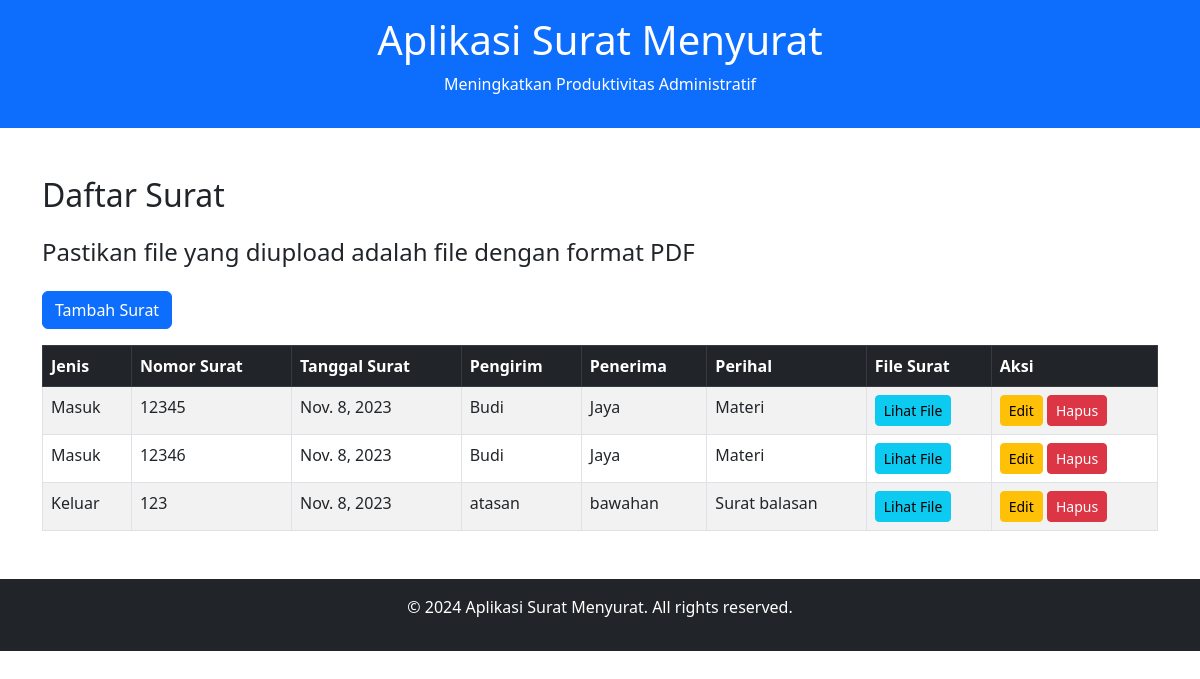
The page / on the database its author committed.
### surat/models.py (models this page shows, shortened)
class Surat(models.Model):
    JENIS_SURAT = [
        ('Masuk', 'Surat Masuk'),
        ('Keluar', 'Surat Keluar'),
    ]
    jenis = models.CharField(max_length=6, choices=JENIS_SURAT)
    nomor_surat = models.CharField(max_length=100, unique=True)
    tanggal_surat = models.DateField()
    pengirim = models.CharField(max_length=100)
    penerima = models.CharField(max_length=100)
    perihal = models.TextField()
    file_surat = models.FileField(upload_to='uploads/surat/')

### surat/views.py (the view)
# urls.py: path('', views.list_surat, name='list_surat'),
def list_surat(request):
    surat = Surat.objects.all()
    return render(request, 'surat/list_surat.html', {'surat': surat})

### surat/templates/surat/list_surat.html (shortened to what this page needs)
{% extends 'surat/base.html' %}
{% load static %}
{% block content %}
<h2 class="mb-4">Daftar Surat</h2>
<h4 class="mb-4">Pastikan file yang diupload adalah file dengan format PDF</h4>
<a href="{% url 'add_surat' %}" class="btn btn-primary mb-3">Tambah Surat</a>
<table class="table table-striped table-bordered">
    <thead class="table-dark">
        <tr>
            <th>Jenis</th>
            <th>Nomor Surat</th>
            <th>Tanggal Surat</th>
            <th>Pengirim</th>
            <th>Penerima</th>
            <th>Perihal</th>
            <th>File Surat</th>
            <th>Aksi</th>
        </tr>
    </thead>
    <tbody>
        {% for surat in surat %}
        <tr>
            <td>{{ surat.jenis }}</td>
            <td>{{ surat.nomor_surat }}</td>
            <td>{{ surat.tanggal_surat }}</td>
            <td>{{ surat.pengirim }}</td>
            <td>{{ surat.penerima }}</td>
            <td>{{ surat.perihal }}</td>
            <td>
                {% if surat.file_surat %}
                    <a href="{% url 'preview_file' surat.id %}" class="btn btn-info btn-sm">Lihat File</a>
                {% else %}
                    Tidak ada file
                {% endif %}
            </td>
            <td>
                <a href="{% url 'edit_surat' surat.id %}" class="btn btn-sm btn-warning">Edit</a>
                <a href="{% url 'delete_surat' surat.id %}" class="btn btn-sm btn-danger" onclick="return confirmHapus();">Hapus</a>
            </td>
        </tr>
        {% endfor %}
    </tbody>
</table>
{% endblock %}

### surat/templates/surat/base.html (shortened to what this page needs)
<!DOCTYPE html>
<html lang="en">
<head>
    <link href="https://cdn.jsdelivr.net/npm/bootstrap@5.3.0/dist/css/bootstrap.min.css" rel="stylesheet">
</head>
<body>
    <header class="bg-primary text-white text-center py-3">
        <h1>Aplikasi Surat Menyurat</h1>
        <p>Meningkatkan Produktivitas Administratif</p>
    </header>
    <div class="container my-5">
        {% block content %}{% endblock %}
    </div>
    <footer class="bg-dark text-white text-center py-3">
        <p>&copy; 2024 Aplikasi Surat Menyurat. All rights reserved.</p>
    </footer>
</body>
</html>

### rows shown on the page
Surat: jenis "Masuk", nomor_surat "12345", tanggal_surat "Nov. 8, 2023", pengirim "Budi", penerima "Jaya", perihal "Materi", shows "Lihat File"
Surat: jenis "Masuk", nomor_surat "12346", tanggal_surat "Nov. 8, 2023", pengirim "Budi", penerima "Jaya", perihal "Materi", shows "Lihat File"
Surat: jenis "Keluar", nomor_surat "123", tanggal_surat "Nov. 8, 2023", pengirim "atasan", penerima "bawahan", perihal "Surat balasan", shows "Lihat File"
